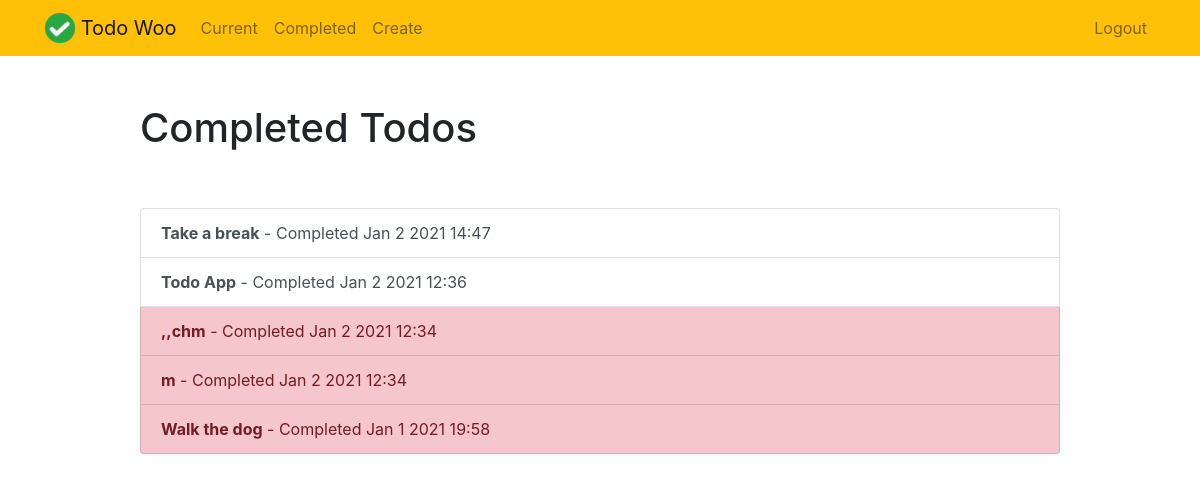
The app's page /completed/ (signed in) with its own data.
### todo/models.py (models this page shows, shortened)
class Todo(models.Model):
    Title = models.CharField(max_length=100)
    Memo = models.TextField(blank=True)
    Created = models.DateTimeField(auto_now_add=True)
    Datecompleted = models.DateTimeField(null=True, blank=True)
    Important = models.BooleanField(default=False)
    user = models.ForeignKey(User, on_delete=models.CASCADE)

### todo/views.py (the view)
# urls.py: path('completed/', views.completedtodos, name='completedtodos'),
@login_required()
def completedtodos(request):
    todos = Todo.objects.filter(user=request.user, Datecompleted__isnull=False).order_by('-Datecompleted')
    return render(request, 'todo/completedtodos.html', {'todos': todos})

### todo/templates/todo/completedtodos.html
{% extends "todo/base.html" %}
{% block content %}
    <div class="row justify-content-center mt-5">
        <div class="col-md-10">
            <h1>Completed Todos</h1>
        </div>
    </div>
    <div class="row justify-content-center mt-5">
        <div class="col-md-10">
            <div class="list-group">
                {% for todo in todos %}
                    <a href="{% url 'viewcompletedtodo' todo.id %}" class="list-group-item list-group-item-action{% if todo.Important %} list-group-item-danger{% endif %}"><b>{{ todo.Title }}</b> - Completed {{ todo.Datecompleted|date:'M j Y H:i' }}</a>
                {% endfor %}
            </div>
        </div>
    </div>
{% endblock %}

### todo/templates/todo/base.html (shortened to what this page needs)
<!DOCTYPE html>
<html lang="en">
<head>
    <link rel="stylesheet" href="https://stackpath.bootstrapcdn.com/bootstrap/4.4.1/css/bootstrap.min.css">
    {% load static %}
</head>
<body>
<nav class="navbar navbar-expand-md navbar-light bg-warning">
<div class="container">
    <a class="navbar-brand" href="{% url 'home' %}">
         <img src="{% static 'todo/logo.png' %}" width="30" height="30" class="d-inline-block align-top">
        <span>Todo Woo</span>
    </a>
    <div class="collapse navbar-collapse" id="navbarNav">
    {% if user.is_authenticated %}
        <ul class="navbar-nav mr-auto">
                <li class="nav-item {{ current }}">
                    <a class="nav-link" href="{% url 'currenttodos' %}">Current</a>
                </li>
                <li class="nav-item {{ completed }}">
                    <a class="nav-link" href="{% url 'completedtodos' %}">Completed</a>
                </li>
                <li class="nav-item {{ create }}">
                    <a class="nav-link" href="{% url 'createtodo' %}">Create</a>
                </li>
        </ul>
    {% endif %}
    <ul class="navbar-nav ml-auto">
            {% if user.is_authenticated %}
                <li class="nav-item">
                    <a href="#" onclick="$('#signOutBtn').click()" class="nav-link">Logout</a>
                </li>
            {% endif %}
        </ul>
    </div>
</div>
</nav>
<div class="container">
{% block content %}{% endblock %}
</div>
</body>
</html>

### records on screen
Todo: Title "Take a break", Datecompleted "Jan 2 2021 14:47"
Todo: Title "Todo App", Datecompleted "Jan 2 2021 12:36"
Todo: Title ",,chm", Datecompleted "Jan 2 2021 12:34"
Todo: Title "m", Datecompleted "Jan 2 2021 12:34"
Todo: Title "Walk the dog", Datecompleted "Jan 1 2021 19:58"
